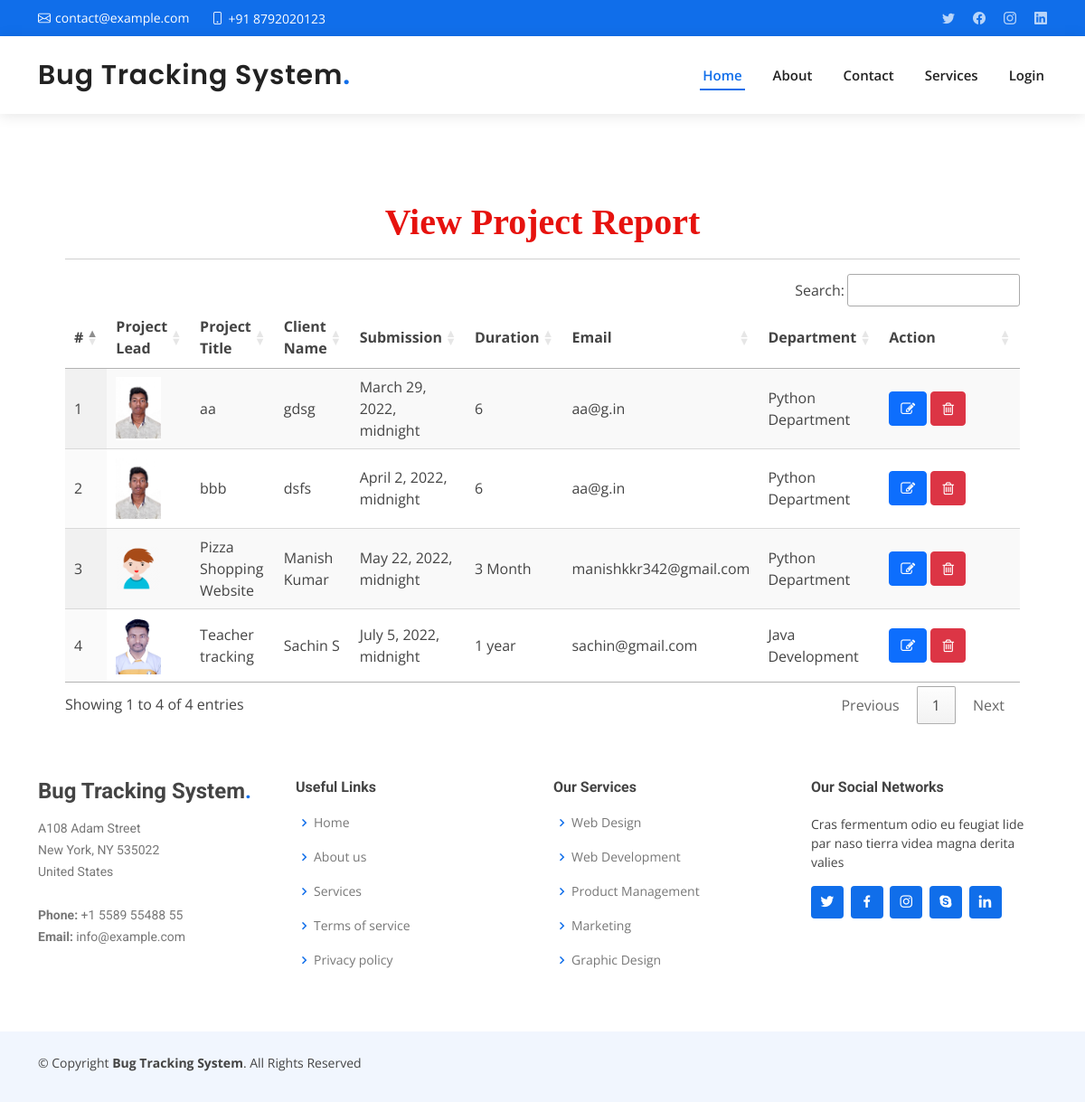
The page /project-report on the database its author committed.
### bugapp/models.py (models this page shows, shortened)
class Project(models.Model):
    name = models.CharField(max_length=200, null=True, blank=True)
    submission_date = models.DateTimeField(null=True, blank=True)
    duration = models.CharField(max_length=200, null=True, blank=True)
    client_name = models.CharField(max_length=200, null=True, blank=True)
    client_address = models.CharField(max_length=200, null=True, blank=True)
    phone_number = models.CharField(max_length=200, null=True, blank=True)
    email_id = models.CharField(max_length=200, null=True, blank=True)
    department_name = models.CharField(max_length=200, null=True, blank=True)
    project_lead = models.ForeignKey(UserProfile, on_delete=models.CASCADE, null=True, blank=True, related_name='project_lead')
    description = models.CharField(max_length=200, null=True, blank=True)

class UserProfile(models.Model):
    user = models.ForeignKey(User, on_delete=models.CASCADE, null=True, blank=True)
    userrole = models.IntegerField(choices=USERROLE, null=True, blank=True, default=0)
    contact = models.CharField(max_length=100, null=True, blank=True)
    department = models.CharField(max_length=100, null=True, blank=True)
    address = models.CharField(max_length=100, null=True, blank=True)
    gender = models.CharField(max_length=100, null=True, blank=True)
    dob = models.DateField(null=True, blank=True)
    file = models.FileField(null=True, blank=True)

### bugapp/views.py (the view)
# urls.py: path('project-report', project_report, name='project_report'),
def project_report(request):
    project = Project.objects.all()
    return render(request, 'project_report.html', {'project': project})

### bugapp/templates/project_report.html (shortened to what this page needs)
{% extends 'index.html' %}
{% load static %}
{% block body %}
  <link rel='stylesheet' type='text/css' href="https://cdn.datatables.net/1.10.21/css/jquery.dataTables.min.css">
  <link rel='stylesheet' type='text/css' href="https://cdn.datatables.net/buttons/1.6.2/css/buttons.dataTables.min.css">
<div class="container-fluid" style="width:90%;margin-top:8%">
                    <div class="container-fluid">
                        <h1 align="center" style="font-weight:bold;font-family : 'Monotype Corsiva' ; color : #E6120E ;margin-top:4%">View Project Report</h1>
                         </div><hr>
                                <table id="example" class="display" style="width:100%">
                                  <thead>
                                    <tr>
                                      <th>#</th>
                                      <th>Project Lead</th>
                                      <th>Project Title</th>
                                      <th>Client Name</th>
                                      <th>Submission</th>
                                      <th>Duration</th>
                                      <th>Email</th>
                                      <th>Department</th>
                                      <th>Action</th>
                                  </tr>
                              </thead>
                              <tbody>
                              {% for i in project %}
                                <tr>
                                  <td>{{forloop.counter}}</td>
                                  <td>
                                      {% if i.project_lead.file %}
                                        <img src="{{i.project_lead.file.url}}" style="width:50px">
                                      {% endif %}
                                  </td>
                                  <td>{{i.name}}</td>
                                  <td>{{i.client_name}}</td>
                                  <td>{{i.submission_date}}</td>
                                  <td>{{i.duration}}</td>
                                  <td>{{i.email_id}}</td>
                                  <td>{{i.department_name}}</td>
                                  <td style="width:150px">
                                      <a href="/edit-project/{{i.id}}"><button class="btn btn-primary"><i class="fa fa-edit"></i></button></a>
                                      <a href="/delete-project/{{i.id}}"><button class="btn btn-danger" onclick="return confirm('Are you sure?')"><i class="fa fa-trash-o"></i></button></a>
                                  </td>
                              </tr>
                              {% endfor %}
                          </tbody>
                      </table>
                  </div>
{% endblock %}

### bugapp/static/assets/css/style.css (style rules this page uses)
body { font-family: "Open Sans", sans-serif; color: #444444; }
a { color: #106eea; text-decoration: none; }
h1, h2, h3, h4, h5, h6 { font-family: "Roboto", sans-serif; }

### rows shown on the page
Project: project_lead.file (picture), name "aa", client_name "gdsg", submission_date "March 29, 2022, midnight", duration "6", email_id "aa@g.in", department_name "Python Department"
Project: project_lead.file (picture), name "bbb", client_name "dsfs", submission_date "April 2, 2022, midnight", duration "6", email_id "aa@g.in", department_name "Python Department"
Project: project_lead.file (picture), name "Pizza Shopping Website", client_name "Manish Kumar", submission_date "May 22, 2022, midnight", duration "3 Month", email_id "manishkkr342@gmail.com", department_name "Python Department"
Project: project_lead.file (picture), name "Teacher tracking", client_name "Sachin S", submission_date "July 5, 2022, midnight", duration "1 year", email_id "sachin@gmail.com", department_name "Java Development"
